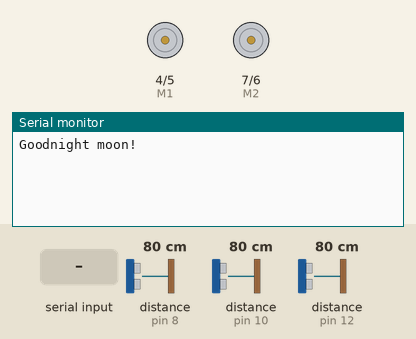
This sketch was run on a simulated Arduino Uno, built with avr-gcc and run on an emulated ATmega328P. Parts: direction and speed pins drawn as motors (green arrow = direction pin HIGH = forward, orange = LOW = backward, longer = more drive), the last lines printed to the serial monitor. Wiring (inferred from the names in the program): 3 × ultrasonic range finder: trigger pin 9, echo pin 8 / trigger pin 11, echo pin 10 / trigger pin 13, echo pin 12. The test bench sets the inputs (shaded band); at power-on: distance to the obstacle (sensors on pin 8, pin 10, pin 12) 80 cm. The echo pulse lasts 58.3 µs per cm.

Above: at 1.2 s.
1.3 s: "<F>" received over the second serial link
At 2.5 s:
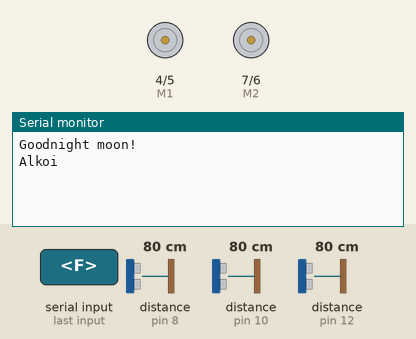
2.8 s: "<L>" received over the second serial link
At 3.9 s:
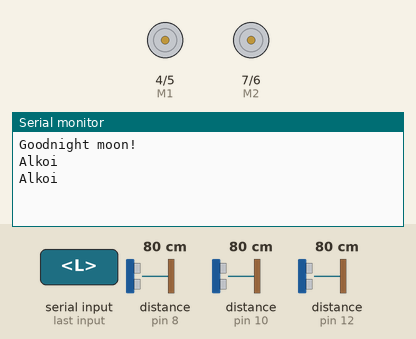
4.3 s: "<R>" received over the second serial link
At 5.1 s:
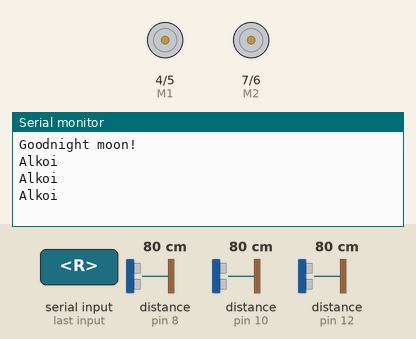

Measured:
- after the input at 1.3 s, the serial monitor: prints a new line at once (image 1)

The sketch:

manualcontrol.ino
```cpp
#include <SoftwareSerial.h>
#include<stdlib.h>

String buffer = "";
char c;

SoftwareSerial btSerial(2, 3); // RX, TX

// Motor control pins.
const int E1 = 5;   //
const int E2 = 6;   //
const int M1 = 4;   //
const int M2 = 7;   //

// Sensor pins.
const int frontTrigPin = 13;
const int frontEchoPin = 12;
const int leftTrigPin = 11;
const int leftEchoPin = 10;
const int rightTrigPin = 9;
const int rightEchoPin = 8;

int tick = 0;

/*
 * Converts String to int.
 */
int stringToInt(String s) {
    char buf[100];
    s.toCharArray(buf, 100);
    return atoi(buf);
}

char streamRead()
{
  return btSerial.read();
}

/*
 * Performs one-time initialization.
 * Setups pin modes and serial communication.
 */
void setup() {
  Serial.begin(9600);
  Serial.println("Goodnight moon!");

  // set the data rate for the SoftwareSerial port
  btSerial.begin(9600);

  pinMode(M1, OUTPUT);
  pinMode(M2, OUTPUT);

  pinMode(frontTrigPin, OUTPUT);
  pinMode(frontEchoPin, INPUT);
  pinMode(leftTrigPin, OUTPUT);
  pinMode(leftEchoPin, INPUT);
  pinMode(rightTrigPin, OUTPUT);
  pinMode(rightEchoPin, INPUT);
}

void parseCommand(String raw_cmd) {
    String cmd[5];
    for (int ii=0; ii<5; ii++) cmd[ii] = String("");

    int j = 0;
    for (int i=0; i < raw_cmd.length(); i++) {
        char c = raw_cmd.charAt(i);
        if (c == ':')
            j++;
        else
            cmd[j] += String(c);
    }

    if (cmd[0] == "F") {
      int speedd = stringToInt(cmd[1]);
      goForward(speedd / 256.0f);
     //goForward(1);
    }
    else if (cmd[0] == "B") {
      int speedd = stringToInt(cmd[1]);
      goBackward(speedd / 256.0f);
    }
    else if (cmd[0] == "L") {
      int speedd = stringToInt(cmd[1]);
      goLeft(speedd / 256.0f);
    }
    else if (cmd[0] == "R") {
      int speedd = stringToInt(cmd[1]);
      goRight(speedd / 256.0f);
    }
}

void readStream() {
  while (btSerial.available() > 0) {
    c = streamRead();

    if (c == '<') {
      Serial.println("Alkoi");
      buffer = "";
      // Accumulate buffer until c == '>'
      while (c != '>') {
        if (btSerial.available() > 0) {
          c = streamRead();
          if (c != '>') {
            buffer += c;
          }
        }
      }

      // Parse command
      //Serial.print("cmd: ");
      //Serial.println(buffer);
      parseCommand(buffer);
    }
  }
}

/*
 * Main loop.
 */
void loop() {
  //readInputs();
  //goForward(0.7);
  readStream();
  tick += 1;
  if(tick == 100) { readAndSendInputs(); tick = 0; }
  delay(10);
}

void readAndSendInputs(){
  float left_sensor = read_distances(leftTrigPin, leftEchoPin);
  float right_sensor = read_distances(rightTrigPin, rightEchoPin);
  float front_sensor = read_distances(frontTrigPin, frontEchoPin);

  btSerial.print('<');
  btSerial.print('S');
  btSerial.print(':');
  btSerial.print(front_sensor);
  btSerial.print(':');
  btSerial.print(left_sensor);
  btSerial.print(':');
  btSerial.print(right_sensor);
  btSerial.print('>');

  //Serial.print(front_sensor);
  //Serial.print(",");
  //Serial.print(left_sensor);
  //Serial.print(",");
  //Serial.println(right_sensor);
}

int balanced = 135;
int full = 255;
int power = 180;

void goLeft(float x) { //ETEEN / TAAKSE
 digitalWrite(M1, LOW);
 digitalWrite(M2, HIGH);
 analogWrite(E2, (int)(242 * x));
 analogWrite(E1, (int)(255 * x));
}

void goRight(float x) { //ETEEN / TAAKSE
 digitalWrite(M2, LOW);
 digitalWrite(M1, HIGH);
 analogWrite(E2, (int)(242 * x));
 analogWrite(E1, (int)(255 * x));
}

void goForward(float x) { //VASEN / OIKEA
 digitalWrite(M1,HIGH);
 digitalWrite(M2, HIGH);
 analogWrite(E1, power * x);
 analogWrite(E2, power * x);
}

void goBackward(float x) { //VASEN / OIKEA
  digitalWrite(M1,LOW);
  digitalWrite(M2, LOW);
  analogWrite(E1, power * x);
  analogWrite(E2, power * x);
}

/*
 * Reads distance sensor value.
 */
float read_distances(int trig, int echo) {
  digitalWrite(trig, LOW);
  delayMicroseconds(2);
  digitalWrite(trig, HIGH);
  delayMicroseconds(10);
  digitalWrite(trig, LOW);
  long duration = pulseIn(echo, HIGH);
  float distance = (duration / 2.0) / 29.1;
  return distance;
}
```
